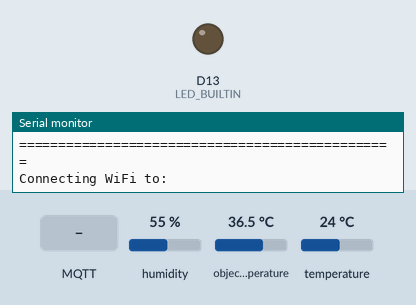
The program below on a simulated Arduino Uno R4 WiFi. Parts: output pins drawn as LEDs (lit = HIGH), the last lines printed to the serial monitor. The inputs (shaded band) are chosen by the test bench; at power-on: humidity 55 %, object temperature 36.5 °C, temperature 24 °C. WiFi joins after 1.5 s; servers stay silent unless stated; no MQTT or app messages arrive unless stated.

Above: at 0.1 s.
At 2.8 s:
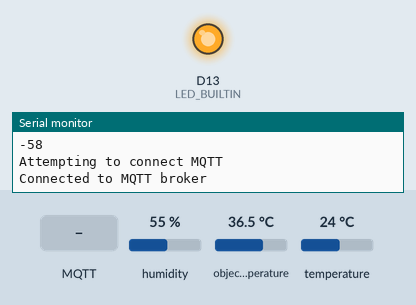
2.9 s: MQTT message "1" arrives on the first subscribed topic
Timing chart, 0 to 5.9 s (numbered marks = the images above; inputs shaded):
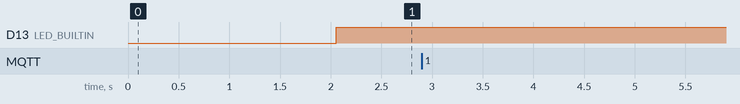

The program:

main.cpp
```cpp
#include <Arduino.h>
#include <WiFiS3.h>
#include "ArduinoJson.h"
#include "PubSubClient.h"
#include "Adafruit_Sensor.h"
#include "DHT.h"
#include "Adafruit_MLX90614.h"
#include <SPI.h>
#include "config.h"

void initialize_wifi();
void publish_data();
boolean reconnect();
void callback(char* topic, byte* payload, unsigned int length);

WiFiClient net;
PubSubClient mqttClient(net);

#define DHTPIN 2
#define DHTTYPE DHT22
DHT dht(DHTPIN, DHTTYPE);
Adafruit_MLX90614 obj_temp = Adafruit_MLX90614();

static char data[256];
long lastReconnectAttempt = 0;
long lastData = 0;

void initialize_wifi(){
  delay(10);

  /*if (!WiFi.config(local_ip, home_router,subnet))
  {
    Serial.println("Failed to configure STA");
  }*/

  WiFi.disconnect();
  //WiFi.mode(WIFI_STA);
  Serial.println();
  Serial.print("Connecting WiFi to: ");
  Serial.println(SSID_WIFI);

  while(WiFi.status() != WL_CONNECTED)
  {
    WiFi.begin(SSID_WIFI, PASSWORD_WIFI);
    Serial.print("Attempting WiFi connection .....");

    if (WiFi.status() == WL_CONNECTED)
    {
      Serial.println("WiFi connected");
      Serial.println("IP address: ");
      Serial.println(WiFi.localIP());
      Serial.println("\nWiFi RSSI: ");
      Serial.println(WiFi.RSSI());
      delay(100);
    }

    else
    {
      Serial.print("Failed to connect to WiFi");
      Serial.println(", Try again in 5 seconds");
      delay(5000);
    }

  }
}


void publish_data()
{
  JsonDocument doc;
  float t = dht.readTemperature();
  float h = dht.readHumidity();

  if (isnan(t) || isnan(h))
  {
    Serial.println("Failed to read sensor");
    return;
  }

  float temperature_obj = obj_temp.readObjectTempC();

  doc["temperature"] = t;
  doc["humidity"] = h;
  doc["object_temperature"] = temperature_obj;
  serializeJsonPretty(doc, data);

  long now = millis();
  if (now - lastData > 15000) //updated sensor to the cloud every 15 seconds
  {
    lastData = now;
    Serial.println(data);
    mqttClient.publish(PUBLISH_TOPIC, data);
  }
}

boolean reconnect()
{
  Serial.println("Attempting to connect MQTT");

  //Try to connect mqtt broker
  if (mqttClient.connect(TOKEN, MQTT_USERNAME, MQTT_PASSWORD))
  {
    Serial.println("Connected to MQTT broker");
    digitalWrite(LED_BUILTIN, HIGH);
    mqttClient.subscribe(SUBSCRIBE_TOPIC, 1);
  }

  else{
    digitalWrite(LED_BUILTIN, LOW);
    delay(5000);
    Serial.println("Disconnected to MQTT broker");
  }

  //it returns mqtt connected
  return mqttClient.connected();
}

void callback(char* topic, byte* payload, unsigned int length)
{
    Serial.print("Message received on topic: ");
    Serial.println(topic);
    Serial.print("Message:");
    String message;

    for (unsigned int i = 0; i < length; i++){
        //Convert *byte to string
        message += (char)payload[i];
    }

}

void setup() {

  Serial.begin(9600);
  dht.begin();
  Serial.println("Adafruit MLX90614 test");

  if (!obj_temp.begin()) {
    Serial.println("Error connecting to MLX sensor. Check wiring.");
    while (1);
  };

  Serial.print("Emissivity = "); Serial.println(obj_temp.readEmissivity());
  Serial.println("================================================");

  pinMode(LED_BUILTIN, OUTPUT);
  initialize_wifi();
  mqttClient.setServer(SECRET_BROKER, MQTT_PORT);
  mqttClient.setCallback(callback);
  lastReconnectAttempt = 0;

}

void loop() {

  if (WiFi.status() != WL_CONNECTED)
  {
    initialize_wifi();
  }

  if (WiFi.status() == WL_CONNECTED && !mqttClient.connected())
  {
    long now = millis();

    if (now - lastReconnectAttempt > 2000)
    {
      lastReconnectAttempt = now;

      if (reconnect())
      {
        lastReconnectAttempt = 0;

      }

    }

  } else
  {
    mqttClient.loop();
  }

  publish_data();

}
```

config.h
```cpp
#ifndef _CONFIG_H
#define _CONFIG_H

#include <Arduino.h>

// Fill in the hostname of your IoT broker
#define SECRET_BROKER "demo.thingsboard.io"
#define MQTT_PORT 1883

#define SSID_WIFI ""
#define PASSWORD_WIFI ""

#define TOKEN ""
#define MQTT_USERNAME ""
#define MQTT_PASSWORD ""


#define PUBLISH_TOPIC "v1/devices/me/telemetry"
#define SUBSCRIBE_TOPIC "v1/devices/me/rpc/request/+"


#endif /* _CONFIG_H */
```
